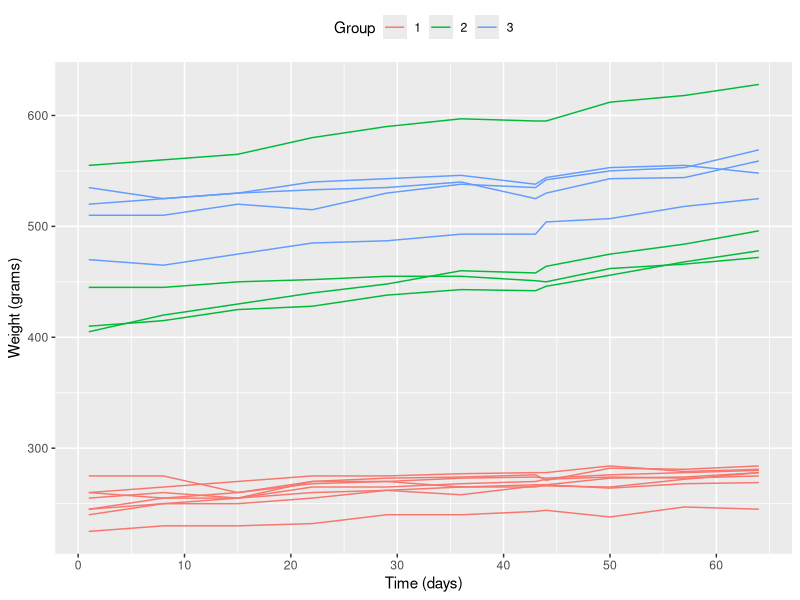
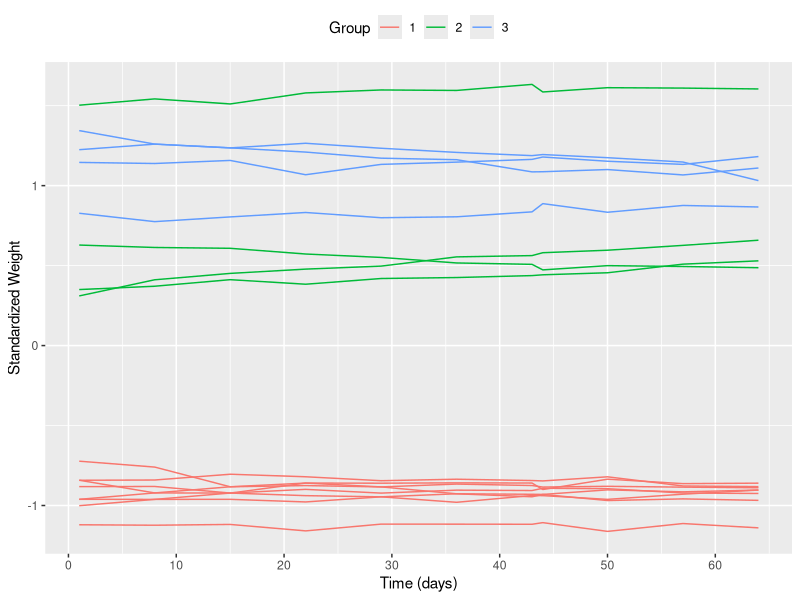
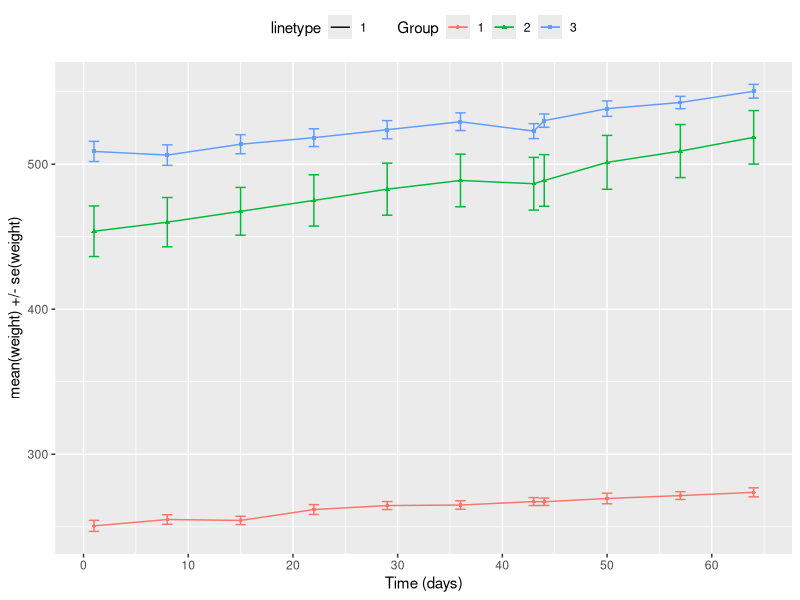
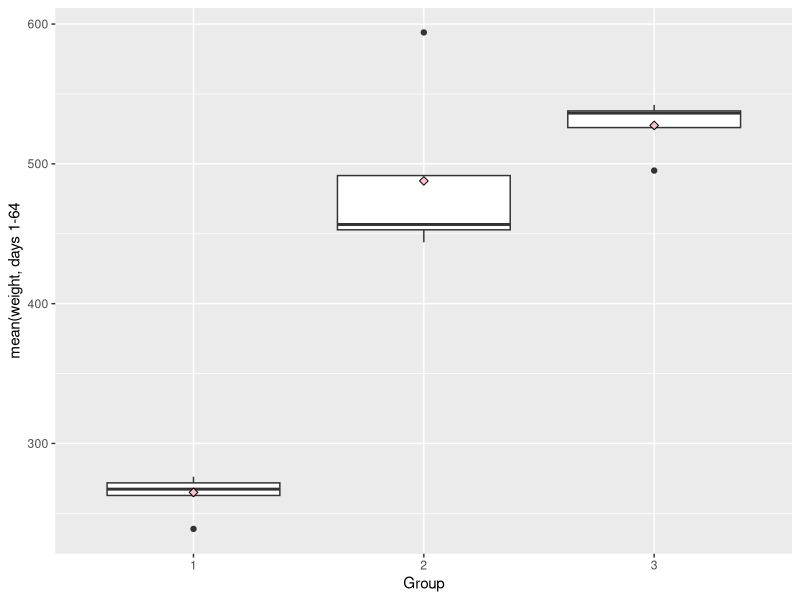
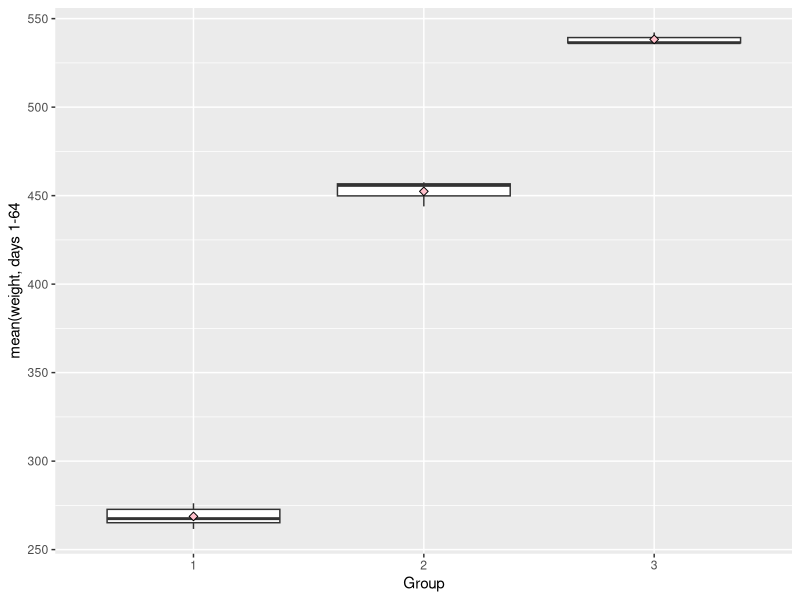
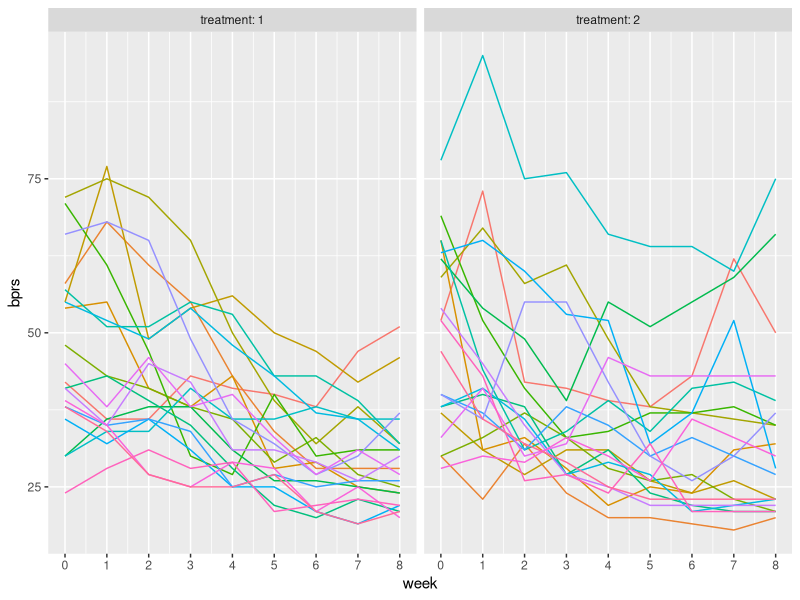
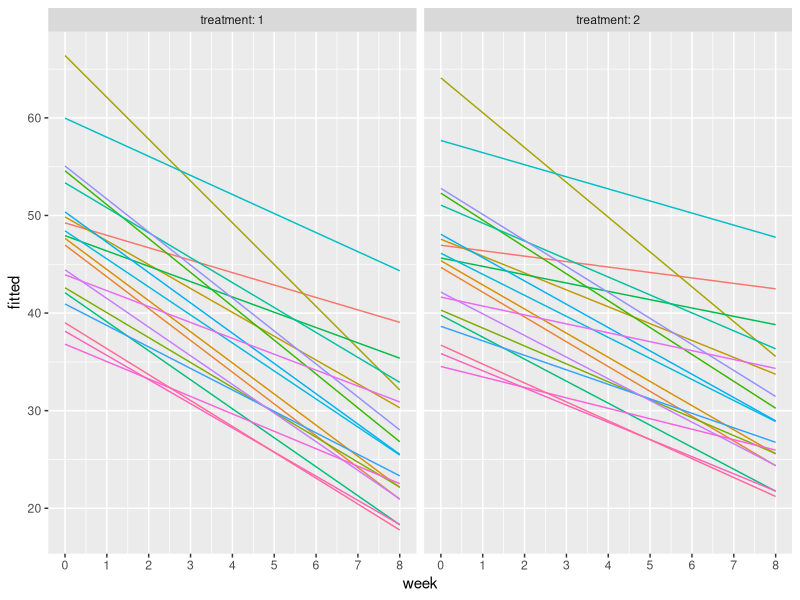

Write the R code that produced these figures, in order.
## ---- chunk 1
library(tidyverse)
RatsL <- read_csv("data/RATSL.csv")
bprsL <- read_csv("data/BPRSL.csv")

RatsL %>% str
bprsL %>% str

RatsL %>% summary
bprsL %>% summary
## ---- chunk 2
RatsL$ID <- factor(RatsL$ID)
RatsL$Group <- factor (RatsL$Group)

bprsL$treatment <- factor(bprsL$treatment)
bprsL$subject <- factor(bprsL$subject)

RatsL %>% str
bprsL %>% str
## ---- chunk 3
library(ggplot2)
ggplot(RatsL, aes(x = Time, y = weight, group = ID)) +
  geom_line(aes(col = Group)) +
  theme(legend.position = "top") +
  scale_x_continuous(name = "Time (days)", 
                     breaks = seq(0, 60, 10)) +
  scale_y_continuous(name = "Weight (grams)",
                     limits = c(min(RatsL$weight), max(RatsL$weight)))
## ---- chunk 4
RatsL <- RatsL %>% 
  group_by(Time) %>% 
  mutate(stdprs = scale(weight)) %>% 
  ungroup

ggplot(RatsL, aes(x = Time, y = stdprs, group = ID)) +
  geom_line(aes(col = Group)) +
  theme(legend.position = "top") +
  scale_x_continuous(name = "Time (days)", 
                     breaks = seq(0, 60, 10)) +
  scale_y_continuous(name = "Standardized Weight")
## ---- chunk 5
n <- 16 # sample size

# creating a summary dataset
RatsLS <- RatsL %>% 
  group_by(Group, Time) %>% 
  summarise(mean = mean(weight), se = (sd(weight)/sqrt(n))) %>% 
  ungroup

# plotting the summary
RatsLS %>% ggplot(
  aes(x = Time, y = mean, shape = Group, col = Group)) +
  geom_line() +
  theme(legend.position = "top") +
  scale_x_continuous(name = "Time (days)", 
                     breaks = seq(0, 60, 10)) +
   geom_errorbar(aes(ymin=mean-se, ymax=mean+se, linetype="1"), width=1) +
  geom_point(size = 1) +
  scale_y_continuous(name = "mean(weight) +/- se(weight)")
## ---- chunk 6
outlaw_rat <- RatsL %>% 
  filter(Time > 1) %>% # removing baseline
  group_by(ID, Group) %>% 
  summarise(mean = mean(weight)) %>% 
  ungroup

outlaw_rat %>% ggplot(
  aes(x = Group, y = mean)) +
  geom_boxplot() +
  stat_summary(fun = "mean", geom = "point", shape = 23, size = 2, fill = "pink") +
  scale_y_continuous(name = "mean(weight, days 1-64")
## ---- chunk 7
outlaw_rat1 <- outlaw_rat %>% filter(mean > 240, # group 1 outlier
                                     mean < 550, # group 2 outlier
                                     mean > 500 | Group != 3) 
                                                 # group 3 outlier
# plotting
outlaw_rat1 %>% ggplot(
  aes(x = Group, y = mean)) +
  geom_boxplot() +
  stat_summary(fun = "mean", geom = "point", shape = 23, size = 2, fill = "pink") +
  scale_y_continuous(name = "mean(weight, days 1-64")
## ---- chunk 8
library(rstatix)
outlaw_rat1 %>%
  pairwise_t_test(mean ~ Group, p.adjust.method = "bonferroni")
## ---- chunk 9
# loading the starting weight of the rats
baseline <- RatsL %>% filter(Time==1) %>% select(weight) %>% as.vector

# adding the baseline weight as a column to a data frame
outlaw_rat2 <- outlaw_rat %>% 
  mutate(baseline = baseline$weight)

# calculating a linear model for the data
rat_fit <- lm(mean ~ baseline + Group, data = outlaw_rat2)

rat_fit %>% anova
## ---- chunk 10
str(bprsL)
## ---- chunk 11
bprsL %>% ggplot(
  aes(x = week, y = bprs, col = subject)) +
  geom_line() +
  facet_grid(. ~ treatment, labeller = label_both) +
  theme(legend.position = "none") +
  scale_x_continuous(breaks = seq(0, 8, 1))
## ---- chunk 12
bprs_reg <- lm(bprs ~ week + treatment, bprsL)
bprs_reg %>% summary
## ---- chunk 13
library(lme4)
bprs_ref <- lmer(bprs ~ week + treatment + (1 | subject), bprsL, REML = FALSE)
bprs_ref
## ---- chunk 14
bprs_ref1 <- lmer(bprs ~ week + treatment + (week | subject), bprsL, REML = FALSE)
bprs_ref1 %>% summary

anova(bprs_ref1, bprs_ref)

## ---- chunk 15

bprs_ref2 <- lmer(bprs ~ week * treatment + (week | subject), bprsL, REML = FALSE)
bprs_ref2 %>% summary

anova(bprs_ref2, bprs_ref1)

## ---- chunk 16
bprsL$fitted <- fitted(bprs_ref2) 

bprsL %>% ggplot(
  aes(x = week, y = fitted, group = subject)) +
  geom_line(aes(col = subject)) +
  facet_grid(. ~ treatment, labeller = label_both) +
  theme(legend.position = "none") +
  scale_x_continuous(breaks = seq(0, 8, 1))

